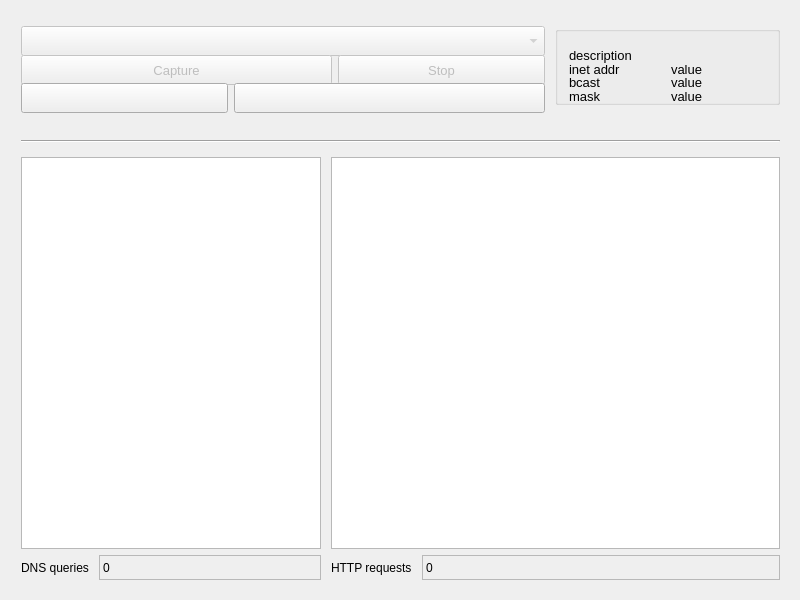
<?xml version="1.0" encoding="UTF-8"?>
<ui version="4.0">
 <class>MainWindow</class>
 <widget class="QMainWindow" name="MainWindow">
  <property name="geometry">
   <rect>
    <x>0</x>
    <y>0</y>
    <width>800</width>
    <height>600</height>
   </rect>
  </property>
  <property name="sizePolicy">
   <sizepolicy hsizetype="Preferred" vsizetype="Preferred">
    <horstretch>0</horstretch>
    <verstretch>0</verstretch>
   </sizepolicy>
  </property>
  <property name="minimumSize">
   <size>
    <width>800</width>
    <height>600</height>
   </size>
  </property>
  <property name="maximumSize">
   <size>
    <width>800</width>
    <height>600</height>
   </size>
  </property>
  <property name="windowTitle">
   <string>Malware Monitor</string>
  </property>
  <property name="windowIcon">
   <iconset resource="icons.qrc">
    <normaloff>:/new/prefix1/icons/turtle.ico</normaloff>:/new/prefix1/icons/turtle.ico</iconset>
  </property>
  <widget class="QWidget" name="centralWidget">
   <property name="sizePolicy">
    <sizepolicy hsizetype="Preferred" vsizetype="Preferred">
     <horstretch>0</horstretch>
     <verstretch>0</verstretch>
    </sizepolicy>
   </property>
   <widget class="QWidget" name="layoutWidget">
    <property name="geometry">
     <rect>
      <x>10</x>
      <y>15</y>
      <width>781</width>
      <height>101</height>
     </rect>
    </property>
    <layout class="QGridLayout" name="gridLayout_6" columnstretch="70,30">
     <property name="horizontalSpacing">
      <number>10</number>
     </property>
     <item row="0" column="0">
      <widget class="QComboBox" name="available_ifaces">
       <property name="enabled">
        <bool>false</bool>
       </property>
       <property name="sizePolicy">
        <sizepolicy hsizetype="Ignored" vsizetype="Ignored">
         <horstretch>0</horstretch>
         <verstretch>0</verstretch>
        </sizepolicy>
       </property>
       <property name="minimumSize">
        <size>
         <width>0</width>
         <height>30</height>
        </size>
       </property>
       <property name="maximumSize">
        <size>
         <width>16777215</width>
         <height>30</height>
        </size>
       </property>
       <property name="font">
        <font>
         <pointsize>10</pointsize>
         <weight>50</weight>
         <bold>false</bold>
        </font>
       </property>
      </widget>
     </item>
     <item row="0" column="1" rowspan="3">
      <widget class="QGroupBox" name="groupBox">
       <layout class="QGridLayout" name="gridLayout_2">
        <item row="0" column="0" colspan="2">
         <widget class="QLabel" name="grid1_label1">
          <property name="sizePolicy">
           <sizepolicy hsizetype="Ignored" vsizetype="Ignored">
            <horstretch>0</horstretch>
            <verstretch>0</verstretch>
           </sizepolicy>
          </property>
          <property name="minimumSize">
           <size>
            <width>0</width>
            <height>25</height>
           </size>
          </property>
          <property name="maximumSize">
           <size>
            <width>16777215</width>
            <height>25</height>
           </size>
          </property>
          <property name="font">
           <font>
            <pointsize>10</pointsize>
            <weight>50</weight>
            <bold>false</bold>
           </font>
          </property>
          <property name="text">
           <string>description</string>
          </property>
          <property name="textFormat">
           <enum>Qt::AutoText</enum>
          </property>
          <property name="alignment">
           <set>Qt::AlignLeading|Qt::AlignLeft|Qt::AlignVCenter</set>
          </property>
         </widget>
        </item>
        <item row="1" column="0">
         <widget class="QLabel" name="grid1_label2i">
          <property name="sizePolicy">
           <sizepolicy hsizetype="Ignored" vsizetype="Ignored">
            <horstretch>0</horstretch>
            <verstretch>0</verstretch>
           </sizepolicy>
          </property>
          <property name="minimumSize">
           <size>
            <width>0</width>
            <height>25</height>
           </size>
          </property>
          <property name="maximumSize">
           <size>
            <width>16777215</width>
            <height>25</height>
           </size>
          </property>
          <property name="font">
           <font>
            <pointsize>10</pointsize>
            <weight>50</weight>
            <italic>false</italic>
            <bold>false</bold>
           </font>
          </property>
          <property name="frameShape">
           <enum>QFrame::NoFrame</enum>
          </property>
          <property name="frameShadow">
           <enum>QFrame::Plain</enum>
          </property>
          <property name="text">
           <string>inet addr</string>
          </property>
         </widget>
        </item>
        <item row="1" column="1">
         <widget class="QLabel" name="grid1_label2">
          <property name="sizePolicy">
           <sizepolicy hsizetype="Ignored" vsizetype="Ignored">
            <horstretch>0</horstretch>
            <verstretch>0</verstretch>
           </sizepolicy>
          </property>
          <property name="minimumSize">
           <size>
            <width>0</width>
            <height>25</height>
           </size>
          </property>
          <property name="maximumSize">
           <size>
            <width>16777215</width>
            <height>25</height>
           </size>
          </property>
          <property name="font">
           <font>
            <pointsize>10</pointsize>
            <weight>50</weight>
            <italic>false</italic>
            <bold>false</bold>
           </font>
          </property>
          <property name="frameShape">
           <enum>QFrame::NoFrame</enum>
          </property>
          <property name="frameShadow">
           <enum>QFrame::Plain</enum>
          </property>
          <property name="text">
           <string>value</string>
          </property>
         </widget>
        </item>
        <item row="2" column="0">
         <widget class="QLabel" name="grid1_label3i">
          <property name="sizePolicy">
           <sizepolicy hsizetype="Ignored" vsizetype="Ignored">
            <horstretch>0</horstretch>
            <verstretch>0</verstretch>
           </sizepolicy>
          </property>
          <property name="minimumSize">
           <size>
            <width>0</width>
            <height>25</height>
           </size>
          </property>
          <property name="maximumSize">
           <size>
            <width>16777215</width>
            <height>25</height>
           </size>
          </property>
          <property name="font">
           <font>
            <pointsize>10</pointsize>
            <weight>50</weight>
            <italic>false</italic>
            <bold>false</bold>
           </font>
          </property>
          <property name="frameShape">
           <enum>QFrame::NoFrame</enum>
          </property>
          <property name="frameShadow">
           <enum>QFrame::Plain</enum>
          </property>
          <property name="text">
           <string>bcast</string>
          </property>
         </widget>
        </item>
        <item row="2" column="1">
         <widget class="QLabel" name="grid1_label3">
          <property name="sizePolicy">
           <sizepolicy hsizetype="Ignored" vsizetype="Ignored">
            <horstretch>0</horstretch>
            <verstretch>0</verstretch>
           </sizepolicy>
          </property>
          <property name="minimumSize">
           <size>
            <width>0</width>
            <height>25</height>
           </size>
          </property>
          <property name="maximumSize">
           <size>
            <width>16777215</width>
            <height>25</height>
           </size>
          </property>
          <property name="font">
           <font>
            <pointsize>10</pointsize>
            <weight>50</weight>
            <italic>false</italic>
            <bold>false</bold>
           </font>
          </property>
          <property name="frameShape">
           <enum>QFrame::NoFrame</enum>
          </property>
          <property name="frameShadow">
           <enum>QFrame::Plain</enum>
          </property>
          <property name="text">
           <string>value</string>
          </property>
         </widget>
        </item>
        <item row="3" column="0">
         <widget class="QLabel" name="grid1_label4i">
          <property name="sizePolicy">
           <sizepolicy hsizetype="Ignored" vsizetype="Ignored">
            <horstretch>0</horstretch>
            <verstretch>0</verstretch>
           </sizepolicy>
          </property>
          <property name="minimumSize">
           <size>
            <width>0</width>
            <height>25</height>
           </size>
          </property>
          <property name="maximumSize">
           <size>
            <width>16777215</width>
            <height>25</height>
           </size>
          </property>
          <property name="font">
           <font>
            <pointsize>10</pointsize>
            <weight>50</weight>
            <italic>false</italic>
            <bold>false</bold>
           </font>
          </property>
          <property name="frameShape">
           <enum>QFrame::NoFrame</enum>
          </property>
          <property name="frameShadow">
           <enum>QFrame::Plain</enum>
          </property>
          <property name="text">
           <string>mask</string>
          </property>
         </widget>
        </item>
        <item row="3" column="1">
         <widget class="QLabel" name="grid1_label4">
          <property name="sizePolicy">
           <sizepolicy hsizetype="Ignored" vsizetype="Ignored">
            <horstretch>0</horstretch>
            <verstretch>0</verstretch>
           </sizepolicy>
          </property>
          <property name="minimumSize">
           <size>
            <width>0</width>
            <height>25</height>
           </size>
          </property>
          <property name="maximumSize">
           <size>
            <width>16777215</width>
            <height>25</height>
           </size>
          </property>
          <property name="font">
           <font>
            <pointsize>10</pointsize>
            <weight>50</weight>
            <italic>false</italic>
            <bold>false</bold>
           </font>
          </property>
          <property name="frameShape">
           <enum>QFrame::NoFrame</enum>
          </property>
          <property name="frameShadow">
           <enum>QFrame::Plain</enum>
          </property>
          <property name="text">
           <string>value</string>
          </property>
         </widget>
        </item>
       </layout>
      </widget>
     </item>
     <item row="1" column="0">
      <layout class="QGridLayout" name="gridLayout_4" columnstretch="60,40">
       <item row="0" column="0">
        <widget class="QPushButton" name="capture">
         <property name="enabled">
          <bool>false</bool>
         </property>
         <property name="sizePolicy">
          <sizepolicy hsizetype="Preferred" vsizetype="Preferred">
           <horstretch>0</horstretch>
           <verstretch>0</verstretch>
          </sizepolicy>
         </property>
         <property name="minimumSize">
          <size>
           <width>0</width>
           <height>30</height>
          </size>
         </property>
         <property name="maximumSize">
          <size>
           <width>999</width>
           <height>30</height>
          </size>
         </property>
         <property name="font">
          <font>
           <pointsize>10</pointsize>
           <weight>50</weight>
           <italic>false</italic>
           <bold>false</bold>
          </font>
         </property>
         <property name="text">
          <string>Capture</string>
         </property>
         <property name="icon">
          <iconset resource="icons.qrc">
           <normaloff>:/new/prefix1/icons/record.png</normaloff>:/new/prefix1/icons/record.png</iconset>
         </property>
        </widget>
       </item>
       <item row="0" column="1">
        <widget class="QPushButton" name="stop">
         <property name="enabled">
          <bool>false</bool>
         </property>
         <property name="sizePolicy">
          <sizepolicy hsizetype="Preferred" vsizetype="Preferred">
           <horstretch>0</horstretch>
           <verstretch>0</verstretch>
          </sizepolicy>
         </property>
         <property name="minimumSize">
          <size>
           <width>0</width>
           <height>30</height>
          </size>
         </property>
         <property name="maximumSize">
          <size>
           <width>999</width>
           <height>30</height>
          </size>
         </property>
         <property name="font">
          <font>
           <pointsize>10</pointsize>
           <weight>50</weight>
           <italic>false</italic>
           <bold>false</bold>
          </font>
         </property>
         <property name="layoutDirection">
          <enum>Qt::LeftToRight</enum>
         </property>
         <property name="text">
          <string>Stop</string>
         </property>
         <property name="icon">
          <iconset resource="icons.qrc">
           <normaloff>:/new/prefix1/icons/stop.png</normaloff>:/new/prefix1/icons/stop.png</iconset>
         </property>
        </widget>
       </item>
      </layout>
     </item>
     <item row="2" column="0">
      <layout class="QGridLayout" name="gridLayout_5" columnstretch="40,60">
       <item row="0" column="0">
        <widget class="QPushButton" name="clear">
         <property name="sizePolicy">
          <sizepolicy hsizetype="Preferred" vsizetype="Preferred">
           <horstretch>0</horstretch>
           <verstretch>0</verstretch>
          </sizepolicy>
         </property>
         <property name="minimumSize">
          <size>
           <width>0</width>
           <height>30</height>
          </size>
         </property>
         <property name="maximumSize">
          <size>
           <width>16777215</width>
           <height>30</height>
          </size>
         </property>
         <property name="font">
          <font>
           <pointsize>10</pointsize>
           <weight>50</weight>
           <italic>false</italic>
           <bold>false</bold>
          </font>
         </property>
         <property name="text">
          <string/>
         </property>
         <property name="icon">
          <iconset resource="icons.qrc">
           <normaloff>:/new/prefix1/icons/trash.png</normaloff>:/new/prefix1/icons/trash.png</iconset>
         </property>
        </widget>
       </item>
       <item row="0" column="1">
        <widget class="QPushButton" name="about">
         <property name="sizePolicy">
          <sizepolicy hsizetype="Preferred" vsizetype="Preferred">
           <horstretch>0</horstretch>
           <verstretch>0</verstretch>
          </sizepolicy>
         </property>
         <property name="minimumSize">
          <size>
           <width>0</width>
           <height>30</height>
          </size>
         </property>
         <property name="maximumSize">
          <size>
           <width>16777215</width>
           <height>30</height>
          </size>
         </property>
         <property name="font">
          <font>
           <pointsize>10</pointsize>
           <weight>50</weight>
           <italic>false</italic>
           <bold>false</bold>
          </font>
         </property>
         <property name="icon">
          <iconset resource="icons.qrc">
           <normaloff>:/new/prefix1/icons/info.png</normaloff>:/new/prefix1/icons/info.png</iconset>
         </property>
        </widget>
       </item>
      </layout>
     </item>
    </layout>
   </widget>
   <widget class="QWidget" name="layoutWidget">
    <property name="geometry">
     <rect>
      <x>10</x>
      <y>120</y>
      <width>781</width>
      <height>471</height>
     </rect>
    </property>
    <layout class="QGridLayout" name="gridLayout_7" columnstretch="40,60">
     <property name="horizontalSpacing">
      <number>10</number>
     </property>
     <item row="0" column="0" colspan="2">
      <widget class="Line" name="line">
       <property name="sizePolicy">
        <sizepolicy hsizetype="Preferred" vsizetype="Preferred">
         <horstretch>0</horstretch>
         <verstretch>0</verstretch>
        </sizepolicy>
       </property>
       <property name="minimumSize">
        <size>
         <width>0</width>
         <height>20</height>
        </size>
       </property>
       <property name="orientation">
        <enum>Qt::Horizontal</enum>
       </property>
      </widget>
     </item>
     <item row="1" column="0">
      <widget class="QListWidget" name="list_01"/>
     </item>
     <item row="1" column="1">
      <widget class="QListWidget" name="list_02"/>
     </item>
     <item row="2" column="0">
      <layout class="QGridLayout" name="gridLayout" columnstretch="0,1">
       <property name="horizontalSpacing">
        <number>10</number>
       </property>
       <item row="0" column="0">
        <widget class="QLabel" name="grid2_label11">
         <property name="minimumSize">
          <size>
           <width>0</width>
           <height>25</height>
          </size>
         </property>
         <property name="maximumSize">
          <size>
           <width>16777215</width>
           <height>25</height>
          </size>
         </property>
         <property name="frameShape">
          <enum>QFrame::NoFrame</enum>
         </property>
         <property name="frameShadow">
          <enum>QFrame::Plain</enum>
         </property>
         <property name="text">
          <string>DNS queries</string>
         </property>
        </widget>
       </item>
       <item row="0" column="1">
        <widget class="QLabel" name="grid2_label1">
         <property name="sizePolicy">
          <sizepolicy hsizetype="Ignored" vsizetype="Ignored">
           <horstretch>0</horstretch>
           <verstretch>0</verstretch>
          </sizepolicy>
         </property>
         <property name="minimumSize">
          <size>
           <width>0</width>
           <height>25</height>
          </size>
         </property>
         <property name="maximumSize">
          <size>
           <width>16777215</width>
           <height>25</height>
          </size>
         </property>
         <property name="frameShape">
          <enum>QFrame::StyledPanel</enum>
         </property>
         <property name="frameShadow">
          <enum>QFrame::Sunken</enum>
         </property>
         <property name="text">
          <string>0</string>
         </property>
        </widget>
       </item>
      </layout>
     </item>
     <item row="2" column="1">
      <layout class="QGridLayout" name="gridLayout_3" columnstretch="0,1">
       <property name="horizontalSpacing">
        <number>10</number>
       </property>
       <item row="0" column="0">
        <widget class="QLabel" name="grid2_label22">
         <property name="minimumSize">
          <size>
           <width>0</width>
           <height>25</height>
          </size>
         </property>
         <property name="maximumSize">
          <size>
           <width>16777215</width>
           <height>25</height>
          </size>
         </property>
         <property name="frameShape">
          <enum>QFrame::NoFrame</enum>
         </property>
         <property name="frameShadow">
          <enum>QFrame::Plain</enum>
         </property>
         <property name="text">
          <string>HTTP requests</string>
         </property>
        </widget>
       </item>
       <item row="0" column="1">
        <widget class="QLabel" name="grid2_label2">
         <property name="sizePolicy">
          <sizepolicy hsizetype="Ignored" vsizetype="Ignored">
           <horstretch>0</horstretch>
           <verstretch>0</verstretch>
          </sizepolicy>
         </property>
         <property name="minimumSize">
          <size>
           <width>0</width>
           <height>25</height>
          </size>
         </property>
         <property name="maximumSize">
          <size>
           <width>16777215</width>
           <height>25</height>
          </size>
         </property>
         <property name="frameShape">
          <enum>QFrame::StyledPanel</enum>
         </property>
         <property name="frameShadow">
          <enum>QFrame::Sunken</enum>
         </property>
         <property name="text">
          <string>0</string>
         </property>
        </widget>
       </item>
      </layout>
     </item>
    </layout>
   </widget>
  </widget>
 </widget>
 <layoutdefault spacing="6" margin="11"/>
 <resources>
  <include location="icons.qrc"/>
 </resources>
 <connections/>
</ui>
